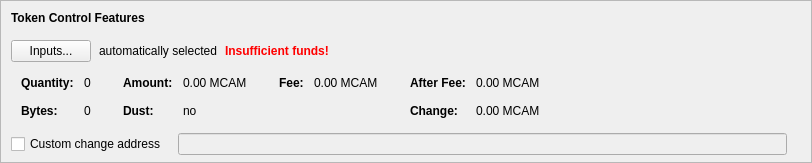
      <widget class="QFrame" name="frameTokenControl">
       <property name="sizePolicy">
        <sizepolicy hsizetype="Expanding" vsizetype="Fixed">
         <horstretch>0</horstretch>
         <verstretch>0</verstretch>
        </sizepolicy>
       </property>
       <property name="maximumSize">
        <size>
         <width>16777215</width>
         <height>16777215</height>
        </size>
       </property>
       <property name="frameShape">
        <enum>QFrame::StyledPanel</enum>
       </property>
       <property name="frameShadow">
        <enum>QFrame::Sunken</enum>
       </property>
       <layout class="QVBoxLayout" name="verticalLayoutTokenControl2">
        <property name="spacing">
         <number>0</number>
        </property>
        <property name="leftMargin">
         <number>0</number>
        </property>
        <property name="topMargin">
         <number>0</number>
        </property>
        <property name="rightMargin">
         <number>0</number>
        </property>
        <property name="bottomMargin">
         <number>6</number>
        </property>
        <item>
         <layout class="QVBoxLayout" name="verticalLayoutTokenControl" stretch="0,0,0,0,1">
          <property name="spacing">
           <number>0</number>
          </property>
          <property name="leftMargin">
           <number>10</number>
          </property>
          <property name="topMargin">
           <number>10</number>
          </property>
          <item>
           <layout class="QHBoxLayout" name="horizontalLayoutTokenControl1">
            <property name="bottomMargin">
             <number>15</number>
            </property>
            <item>
             <widget class="QLabel" name="labelTokenControlFeatures">
              <property name="sizePolicy">
               <sizepolicy hsizetype="Preferred" vsizetype="Maximum">
                <horstretch>0</horstretch>
                <verstretch>0</verstretch>
               </sizepolicy>
              </property>
              <property name="font">
               <font>
                <weight>75</weight>
                <bold>true</bold>
               </font>
              </property>
              <property name="styleSheet">
               <string notr="true">font-weight:bold;</string>
              </property>
              <property name="text">
               <string>Token Control Features</string>
              </property>
             </widget>
            </item>
           </layout>
          </item>
          <item>
           <layout class="QHBoxLayout" name="horizontalLayoutTokenControl2" stretch="0,0,0,0">
            <property name="spacing">
             <number>8</number>
            </property>
            <property name="bottomMargin">
             <number>10</number>
            </property>
            <item>
             <widget class="QPushButton" name="pushButtonTokenControl">
              <property name="styleSheet">
               <string notr="true"/>
              </property>
              <property name="text">
               <string>Inputs...</string>
              </property>
              <property name="autoDefault">
               <bool>false</bool>
              </property>
             </widget>
            </item>
            <item>
             <widget class="QLabel" name="labelTokenControlAutomaticallySelected">
              <property name="text">
               <string>automatically selected</string>
              </property>
              <property name="margin">
               <number>5</number>
              </property>
             </widget>
            </item>
            <item>
             <widget class="QLabel" name="labelTokenControlInsuffFunds">
              <property name="font">
               <font>
                <weight>75</weight>
                <bold>true</bold>
               </font>
              </property>
              <property name="styleSheet">
               <string notr="true">color:red;font-weight:bold;</string>
              </property>
              <property name="text">
               <string>Insufficient funds!</string>
              </property>
              <property name="margin">
               <number>5</number>
              </property>
             </widget>
            </item>
            <item>
             <spacer name="horizontalSpacerTokenControl">
              <property name="orientation">
               <enum>Qt::Horizontal</enum>
              </property>
              <property name="sizeHint" stdset="0">
               <size>
                <width>40</width>
                <height>1</height>
               </size>
              </property>
             </spacer>
            </item>
           </layout>
          </item>
          <item>
           <widget class="QWidget" name="widgetTokenControl" native="true">
            <property name="sizePolicy">
             <sizepolicy hsizetype="Preferred" vsizetype="Preferred">
              <horstretch>0</horstretch>
              <verstretch>0</verstretch>
             </sizepolicy>
            </property>
            <property name="minimumSize">
             <size>
              <width>0</width>
              <height>0</height>
             </size>
            </property>
            <property name="styleSheet">
             <string notr="true"/>
            </property>
            <layout class="QHBoxLayout" name="horizontalLayoutTokenControl5">
             <property name="leftMargin">
              <number>0</number>
             </property>
             <property name="topMargin">
              <number>0</number>
             </property>
             <property name="rightMargin">
              <number>0</number>
             </property>
             <property name="bottomMargin">
              <number>0</number>
             </property>
             <item>
              <layout class="QHBoxLayout" name="horizontalLayoutTokenControl3" stretch="0,0,0,1">
               <property name="spacing">
                <number>20</number>
               </property>
               <property name="topMargin">
                <number>0</number>
               </property>
               <property name="bottomMargin">
                <number>10</number>
               </property>
               <item>
                <layout class="QFormLayout" name="formLayoutTokenControl1">
                 <property name="horizontalSpacing">
                  <number>10</number>
                 </property>
                 <property name="verticalSpacing">
                  <number>14</number>
                 </property>
                 <property name="leftMargin">
                  <number>10</number>
                 </property>
                 <property name="topMargin">
                  <number>4</number>
                 </property>
                 <property name="rightMargin">
                  <number>6</number>
                 </property>
                 <item row="0" column="0">
                  <widget class="QLabel" name="labelTokenControlQuantityText">
                   <property name="font">
                    <font>
                     <weight>75</weight>
                     <bold>true</bold>
                    </font>
                   </property>
                   <property name="text">
                    <string>Quantity:</string>
                   </property>
                   <property name="margin">
                    <number>0</number>
                   </property>
                  </widget>
                 </item>
                 <item row="0" column="1">
                  <widget class="QLabel" name="labelTokenControlQuantity">
                   <property name="cursor">
                    <cursorShape>IBeamCursor</cursorShape>
                   </property>
                   <property name="contextMenuPolicy">
                    <enum>Qt::ActionsContextMenu</enum>
                   </property>
                   <property name="text">
                    <string notr="true">0</string>
                   </property>
                   <property name="margin">
                    <number>0</number>
                   </property>
                   <property name="textInteractionFlags">
                    <set>Qt::LinksAccessibleByMouse|Qt::TextSelectableByKeyboard|Qt::TextSelectableByMouse</set>
                   </property>
                  </widget>
                 </item>
                 <item row="1" column="0">
                  <widget class="QLabel" name="labelTokenControlBytesText">
                   <property name="font">
                    <font>
                     <weight>75</weight>
                     <bold>true</bold>
                    </font>
                   </property>
                   <property name="text">
                    <string>Bytes:</string>
                   </property>
                  </widget>
                 </item>
                 <item row="1" column="1">
                  <widget class="QLabel" name="labelTokenControlBytes">
                   <property name="cursor">
                    <cursorShape>IBeamCursor</cursorShape>
                   </property>
                   <property name="contextMenuPolicy">
                    <enum>Qt::ActionsContextMenu</enum>
                   </property>
                   <property name="text">
                    <string notr="true">0</string>
                   </property>
                   <property name="textInteractionFlags">
                    <set>Qt::LinksAccessibleByMouse|Qt::TextSelectableByKeyboard|Qt::TextSelectableByMouse</set>
                   </property>
                  </widget>
                 </item>
                </layout>
               </item>
               <item>
                <layout class="QFormLayout" name="formLayoutTokenControl2">
                 <property name="horizontalSpacing">
                  <number>10</number>
                 </property>
                 <property name="verticalSpacing">
                  <number>14</number>
                 </property>
                 <property name="leftMargin">
                  <number>6</number>
                 </property>
                 <property name="topMargin">
                  <number>4</number>
                 </property>
                 <property name="rightMargin">
                  <number>6</number>
                 </property>
                 <item row="0" column="0">
                  <widget class="QLabel" name="labelTokenControlAmountText">
                   <property name="font">
                    <font>
                     <weight>75</weight>
                     <bold>true</bold>
                    </font>
                   </property>
                   <property name="text">
                    <string>Amount:</string>
                   </property>
                   <property name="margin">
                    <number>0</number>
                   </property>
                  </widget>
                 </item>
                 <item row="0" column="1">
                  <widget class="QLabel" name="labelTokenControlAmount">
                   <property name="cursor">
                    <cursorShape>IBeamCursor</cursorShape>
                   </property>
                   <property name="contextMenuPolicy">
                    <enum>Qt::ActionsContextMenu</enum>
                   </property>
                   <property name="text">
                    <string notr="true">0.00 MCAM</string>
                   </property>
                   <property name="textInteractionFlags">
                    <set>Qt::LinksAccessibleByMouse|Qt::TextSelectableByKeyboard|Qt::TextSelectableByMouse</set>
                   </property>
                  </widget>
                 </item>
                 <item row="1" column="0">
                  <widget class="QLabel" name="labelTokenControlLowOutputText">
                   <property name="font">
                    <font>
                     <weight>75</weight>
                     <bold>true</bold>
                    </font>
                   </property>
                   <property name="text">
                    <string>Dust:</string>
                   </property>
                  </widget>
                 </item>
                 <item row="1" column="1">
                  <widget class="QLabel" name="labelTokenControlLowOutput">
                   <property name="cursor">
                    <cursorShape>IBeamCursor</cursorShape>
                   </property>
                   <property name="contextMenuPolicy">
                    <enum>Qt::ActionsContextMenu</enum>
                   </property>
                   <property name="text">
                    <string notr="true">no</string>
                   </property>
                   <property name="textInteractionFlags">
                    <set>Qt::LinksAccessibleByMouse|Qt::TextSelectableByKeyboard|Qt::TextSelectableByMouse</set>
                   </property>
                  </widget>
                 </item>
                </layout>
               </item>
               <item>
                <layout class="QFormLayout" name="formLayoutTokenControl3">
                 <property name="horizontalSpacing">
                  <number>10</number>
                 </property>
                 <property name="verticalSpacing">
                  <number>14</number>
                 </property>
                 <property name="leftMargin">
                  <number>6</number>
                 </property>
                 <property name="topMargin">
                  <number>4</number>
                 </property>
                 <property name="rightMargin">
                  <number>6</number>
                 </property>
                 <item row="0" column="0">
                  <widget class="QLabel" name="labelTokenControlFeeText">
                   <property name="font">
                    <font>
                     <weight>75</weight>
                     <bold>true</bold>
                    </font>
                   </property>
                   <property name="text">
                    <string>Fee:</string>
                   </property>
                   <property name="margin">
                    <number>0</number>
                   </property>
                  </widget>
                 </item>
                 <item row="0" column="1">
                  <widget class="QLabel" name="labelTokenControlFee">
                   <property name="cursor">
                    <cursorShape>IBeamCursor</cursorShape>
                   </property>
                   <property name="contextMenuPolicy">
                    <enum>Qt::ActionsContextMenu</enum>
                   </property>
                   <property name="text">
                    <string notr="true">0.00 MCAM</string>
                   </property>
                   <property name="textInteractionFlags">
                    <set>Qt::LinksAccessibleByMouse|Qt::TextSelectableByKeyboard|Qt::TextSelectableByMouse</set>
                   </property>
                  </widget>
                 </item>
                </layout>
               </item>
               <item>
                <layout class="QFormLayout" name="formLayoutTokenControl4">
                 <property name="horizontalSpacing">
                  <number>10</number>
                 </property>
                 <property name="verticalSpacing">
                  <number>14</number>
                 </property>
                 <property name="leftMargin">
                  <number>6</number>
                 </property>
                 <property name="topMargin">
                  <number>4</number>
                 </property>
                 <property name="rightMargin">
                  <number>6</number>
                 </property>
                 <item row="0" column="0">
                  <widget class="QLabel" name="labelTokenControlAfterFeeText">
                   <property name="font">
                    <font>
                     <weight>75</weight>
                     <bold>true</bold>
                    </font>
                   </property>
                   <property name="text">
                    <string>After Fee:</string>
                   </property>
                   <property name="margin">
                    <number>0</number>
                   </property>
                  </widget>
                 </item>
                 <item row="0" column="1">
                  <widget class="QLabel" name="labelTokenControlAfterFee">
                   <property name="cursor">
                    <cursorShape>IBeamCursor</cursorShape>
                   </property>
                   <property name="contextMenuPolicy">
                    <enum>Qt::ActionsContextMenu</enum>
                   </property>
                   <property name="text">
                    <string notr="true">0.00 MCAM</string>
                   </property>
                   <property name="textInteractionFlags">
                    <set>Qt::LinksAccessibleByMouse|Qt::TextSelectableByKeyboard|Qt::TextSelectableByMouse</set>
                   </property>
                  </widget>
                 </item>
                 <item row="1" column="0">
                  <widget class="QLabel" name="labelTokenControlChangeText">
                   <property name="font">
                    <font>
                     <weight>75</weight>
                     <bold>true</bold>
                    </font>
                   </property>
                   <property name="text">
                    <string>Change:</string>
                   </property>
                  </widget>
                 </item>
                 <item row="1" column="1">
                  <widget class="QLabel" name="labelTokenControlChange">
                   <property name="cursor">
                    <cursorShape>IBeamCursor</cursorShape>
                   </property>
                   <property name="contextMenuPolicy">
                    <enum>Qt::ActionsContextMenu</enum>
                   </property>
                   <property name="text">
                    <string notr="true">0.00 MCAM</string>
                   </property>
                   <property name="textInteractionFlags">
                    <set>Qt::LinksAccessibleByMouse|Qt::TextSelectableByKeyboard|Qt::TextSelectableByMouse</set>
                   </property>
                  </widget>
                 </item>
                </layout>
               </item>
              </layout>
             </item>
            </layout>
           </widget>
          </item>
          <item>
           <layout class="QHBoxLayout" name="horizontalLayoutTokenControl4" stretch="0,0,0">
            <property name="spacing">
             <number>12</number>
            </property>
            <property name="sizeConstraint">
             <enum>QLayout::SetDefaultConstraint</enum>
            </property>
            <property name="topMargin">
             <number>5</number>
            </property>
            <property name="rightMargin">
             <number>5</number>
            </property>
            <item>
             <widget class="QCheckBox" name="checkBoxTokenControlChange">
              <property name="toolTip">
               <string>If this is activated, but the change address is empty or invalid, change will be sent to a newly generated address.</string>
              </property>
              <property name="text">
               <string>Custom change address</string>
              </property>
             </widget>
            </item>
            <item>
             <widget class="QValidatedLineEdit" name="lineEditTokenControlChange">
              <property name="enabled">
               <bool>false</bool>
              </property>
              <property name="sizePolicy">
               <sizepolicy hsizetype="Expanding" vsizetype="Fixed">
                <horstretch>0</horstretch>
                <verstretch>0</verstretch>
               </sizepolicy>
              </property>
             </widget>
            </item>
            <item>
             <widget class="QLabel" name="labelTokenControlChangeLabel">
              <property name="sizePolicy">
               <sizepolicy hsizetype="Preferred" vsizetype="Expanding">
                <horstretch>0</horstretch>
                <verstretch>0</verstretch>
               </sizepolicy>
              </property>
              <property name="minimumSize">
               <size>
                <width>0</width>
                <height>0</height>
               </size>
              </property>
              <property name="text">
               <string/>
              </property>
              <property name="margin">
               <number>3</number>
              </property>
             </widget>
            </item>
           </layout>
          </item>
          <item>
           <spacer name="verticalSpacerTokenControl">
            <property name="orientation">
             <enum>Qt::Vertical</enum>
            </property>
            <property name="sizeHint" stdset="0">
             <size>
              <width>800</width>
              <height>1</height>
             </size>
            </property>
           </spacer>
          </item>
         </layout>
        </item>
       </layout>
      </widget>
